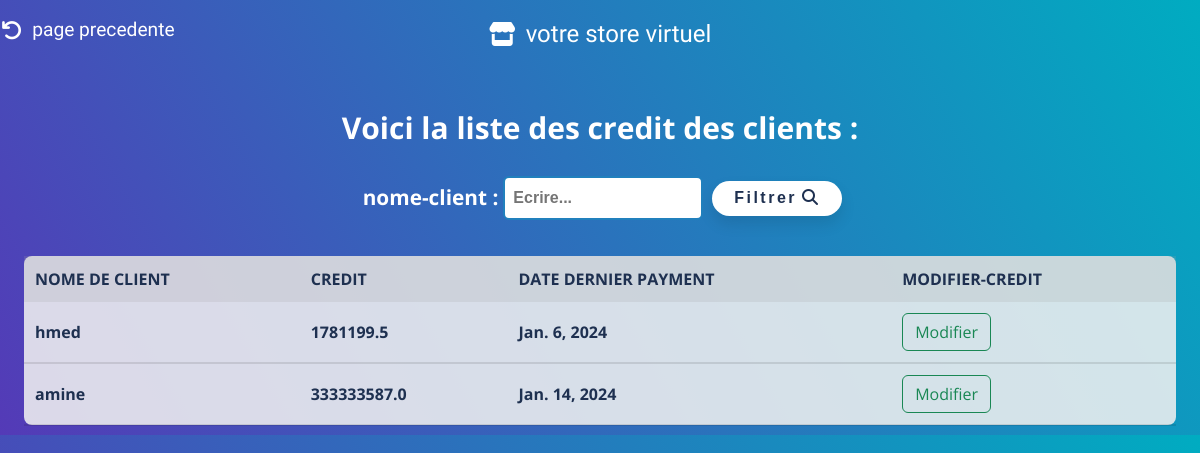
Page /regle_credit/ on the committed database.
### magasinier/models.py (models this page shows)
class paye_credit(models.Model):
    nom = models.ForeignKey(Client, on_delete = models.CASCADE)
    date_modification= models.DateField(default=datetime.now)
    @property
    def credit(self):
        return self.nom.credit

class Client(models.Model):
    nomCl = models.CharField(max_length=50,unique=True)
    prenomCl = models.CharField(max_length=50)
    adrCl = models.CharField(max_length=50)
    telephone = models.BigIntegerField()
    credit = models.FloatField(max_length=10, default=0)
    somme_paye= models.FloatField(max_length=10, default=0)
    def __str__(self):
        return self.nomCl

### magasinier/views.py (the view)
# urls.py: path('regle_credit/', views.regle_credit, name='regle_credit'),
def regle_credit(request):
    cherch = request.GET.get('chercher')
    client = paye_credit.objects.all()
    if cherch:
        client = client.filter(nom__nomCl__startswith=cherch)
    return render(request, "regle_credit.html", {"credit": client})

### magasinier/templates/regle_credit.html (shortened to what this page needs)
{% load static %}
<!DOCTYPE html>
<html lang="en">
<head>
    <link rel="stylesheet" type="text/css" href="{% static 'css/bootstrap.min.css' %}">
    <link href="{% static 'fontawesomefree/css/all.min.css' %}" rel="stylesheet" type="text/css">
    <link
      rel="stylesheet"
      href="{% static 'css/list.css' %}"
      type="text/css"
    />
</head>
<body>
    <a href="{% url 'gerer_client' %}" style="all: unset"><div class="logo"  onmouseover="document.querySelector('.fa-arrow-rotate-left').style.color='rgba(255, 255, 255, 0.39)';
    this.style.color='rgba(255, 255, 255, 0.39)';"onmouseout="document.querySelector('.fa-arrow-rotate-left').style.color='rgb(255, 255, 255)';
    this.style.color='rgb(255, 255, 255)'; " style=" position: absolute;
        top: 0;
        left: 0;
        cursor: pointer;
        text-wrap: nowrap;
        display: flex;
        align-items: center;
        justify-content: center;
        padding: 6px;
        font-family: 'Bubblegum Sans', sans-serif;
        color: rgb(255, 255, 255);
        font-size: 1.2rem;
        background-color: transparent;
        border-radius: 30px;
        transition: 0.2s;
        font-weight: 100;
        margin-left: 28px;
        width: 10%;
        margin-top: 10px;"><i class="fa-solid fa-arrow-rotate-left" style="font-size: 1.3rem;color: white; margin-right: 10px;"></i>page precedente</div></a>
    <a href="{% url 'magazinier' %}" style="all: unset"><div class="logo"  onmouseover="this.style.backgroundColor='rgba(255, 255, 255, 0.39)';"onmouseout="this.style.backgroundColor='transparent'; " style=" position: absolute;
        top: 0;
        left: 50%;
        transform: translateX(-50%);
        cursor: pointer;
        text-wrap: nowrap;
        display: flex;
        align-items: center;
        justify-content: center;
        font-weight: 100;
        padding: 6px;
        font-family: 'Bubblegum Sans', sans-serif;
        color: rgb(255, 255, 255);
        font-size: 1.5rem;
        background-color: transparent;
        border-radius: 30px;
        transition: 0.8s;
        width: 20%;
        margin-top: 10px;"><i class="fa-solid fa-store" style="font-size: 1.5rem;color: white; margin-right: 10px;"></i>votre store virtuel</div></a>
    <h4>Voici la liste des credit des clients :</h4>
    <form method="GET" action="{% url 'regle_credit' %}">
        <label for="chercher">nome-client :</label>
        <input type="text" id="chercher" name="chercher" placeholder="Ecrire...">
        <button type="submit">Filtrer<i class="fa-solid fa-magnifying-glass"></i></button>
    </form>
    <table >
        <tr class="table-info">
            <th>Nome de client</th>
            <th>credit</th>
            <th>date dernier payment</th>
            <th>Modifier-credit</th>
        </tr>
         {% for c in credit %}
         <tr>
         <td>{{c.nom}}</td>
         <td> {{c.credit}} </td>
         <td>{{c.date_modification}}</td>
         <td><a href="{% url 'modifier_credit' credit_id=c.id %}" class="btn btn-outline-success"> Modifier </a></td>
         </tr>
         {% endfor%}
</body>
</html>

### magasinier/static/css/list.css (style rules this page uses)
* { margin: 0; padding: 0; color: #fff; font-family: 'Open Sans', sans-serif; font-weight: bold; }
body { background: linear-gradient(60deg, rgba(84,58,183,1) 0%, rgba(0,172,193,1) 100%); display: flex; align-items: center; justify-content: center; flex-direction: column; }
h4 { margin: 30px;margin-top: 110px; font-size: 30px;font-weight: bold; }
form { display: flex; align-items: center; justify-content: center; font-family: Arial, sans-serif; }
form label { display: block; margin-left: 5px; margin-right: 5px; font-weight: bold; font-size: 1.3rem; color: #ffffff; }
form input[type="text"], form input[type="date"], form input[type="day"], form input[type="month"], form input[type="year"] { padding: 8px; font-size: 16px; border: 2px solid #2180BD; border-radius: 6px; color: #2180BD; transition: border-color 0.3s ease; width: 200px; }
form button[type="submit"] { margin-left: 9px; width: 130px; height: 35px; font-weight: bold; letter-spacing: 2.5px; color: rgb(30,48,80); background-color: #fff; border: none; border-radius: 25px; box-shadow: 0px 8px 15px rgba(0, 0, 0, 0.1); transition: all 0.3s ease 0s; cursor: pointer; outline: none; }
form button[type="submit"] i { color: rgb(30,48,80); margin-left: 5px; }
table { margin-bottom: 10px; width: 96%; background-color: rgba(240, 240, 240, 0.87); margin-top: 20px; border-collapse: collapse; border-radius: 8px; }
th, td { padding: 11px; text-align: left; font-weight: bold; font-size: 16px; color: rgb(30,48,80); }
th { background-color: rgba(159, 159, 159, 0.2); text-transform: uppercase; }
td { border-bottom: solid 2px rgba(5, 5, 5, 0.1); }

### rows in the picture
paye_credit: nom "hmed", credit "1781199.5", date_modification "Jan. 6, 2024"
paye_credit: nom "amine", credit "333333587.0", date_modification "Jan. 14, 2024"
